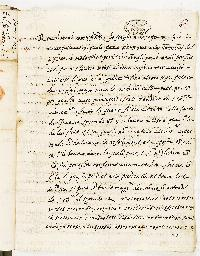
#> input picture vatican5/img/th_p1.jpg, 200 x 256 px
$ python crop_lines.py ../img/th_p1.jpg
#> lines starting #> are read from the running program, lines starting #| are printed output that depends on the picture
"""Cut a downloaded DECODE page image into line strips at 2x for glyph-level reading.

Usage:  python crop_lines.py IMG_R92_I692_P2.jpg [--lines 28] [--scale 2]
Writes  crops/<image>/line_NN.png plus a contact sheet crops/<image>/sheet.png.
Line boundaries come from horizontal ink-density valleys; pass --lines to force a count if the
automatic split is off. Needs Pillow and numpy (both already used elsewhere in the repo).
"""
import argparse
import os

import numpy as np
from PIL import Image, ImageOps

HERE = os.path.dirname(os.path.abspath(__file__))


def find_rows(gray, min_gap=6):
    ink = (255 - gray).astype(np.float64)
    prof = ink.mean(axis=1)
    thr = prof.mean() * 0.6
    on = prof > thr
    rows, start = [], None
    for y, v in enumerate(on):
        if v and start is None:
            start = y
        elif not v and start is not None:
            if y - start >= min_gap:
                rows.append((start, y))
            start = None
    if start is not None:
        rows.append((start, len(on)))
    # merge rows separated by tiny gaps (ascender/descender splits)
    merged = []
    for r in rows:
        if merged and r[0] - merged[-1][1] < min_gap:
            merged[-1] = (merged[-1][0], r[1])
        else:
            merged.append(r)
    return merged


def main():
    ap = argparse.ArgumentParser()
    ap.add_argument("image")
    ap.add_argument("--lines", type=int, default=0, help="force this many equal bands instead of auto-detect")
    ap.add_argument("--scale", type=float, default=2.0)
    ap.add_argument("--pad", type=int, default=8)
    a = ap.parse_args()

    im = Image.open(os.path.join(HERE, a.image) if not os.path.isabs(a.image) else a.image)
#> im is the input picture: PIL image 200x256 RGB; mean R, G, B 227.9, 220.3, 205
    im = ImageOps.exif_transpose(im).convert("L")
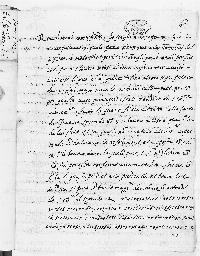
#> im: PIL image 200x256 L; min 1, max 254, mean 220.8
    g = np.asarray(im)
    h, w = g.shape
#> h = 256; w = 200
    if a.lines:
        step = h / a.lines
        rows = [(int(i * step), int((i + 1) * step)) for i in range(a.lines)]
    else:
        rows = find_rows(g)
#> in find_rows, `ink = (255 - gray).astype(np.float64)`:
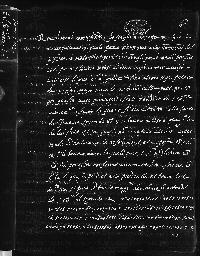
#> ink: shape (256, 200) float64; min 1, max 254, mean 34.2
#> in find_rows, `prof = ink.mean(axis=1)`: prof = 256 values, max 106.9 at index 48, min 9.66 at index 0, mean 34.18
#> in find_rows, `thr = prof.mean() * 0.6`: thr = 20.51
#> the loop in find_rows, `for y, v in enumerate(on):` made 256 passes
#> v on passes 1 to 12: False, False, False, False, False, False, False, False, True, True, True, False
#> after the loop in find_rows, `for y, v in enumerate(on):`: rows = [(19, 27), (28, 43), (44, 72), (74, 137), (138, 147), (148, 158), (160, 170), (171, 220), (221, 235)]; start = 250
#> the loop in find_rows, `for r in rows:` made 10 passes
#> after the loop in find_rows, `for r in rows:`: merged = [(19, 235), (250, 256)]
#> rows = [(19, 235), (250, 256)]
    out = os.path.join(HERE, "crops", os.path.splitext(os.path.basename(a.image))[0])
    os.makedirs(out, exist_ok=True)
    strips = []
    for i, (y0, y1) in enumerate(rows):
        y0, y1 = max(0, y0 - a.pad), min(h, y1 + a.pad)
        strip = im.crop((0, y0, w, y1))
        strip = strip.resize((int(w * a.scale), int((y1 - y0) * a.scale)), Image.LANCZOS)
        strip.save(os.path.join(out, "line_%02d.png" % (i + 1)))
        strips.append(strip)
#> this loop made 2 passes
#> (y0, y1) on passes 1 to 2: (11, 243), (242, 256)
#> pass 1, in main, `strip = im.crop((0, y0, w, y1))`:
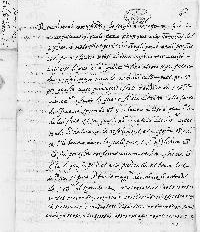
#> strip: PIL image 200x232 L; min 1, max 254, mean 219.4
#> pass 1, in main, `strip = strip.resize((int(w * a.scale), int((y1 - y0) * a.scale)), Ima..`:
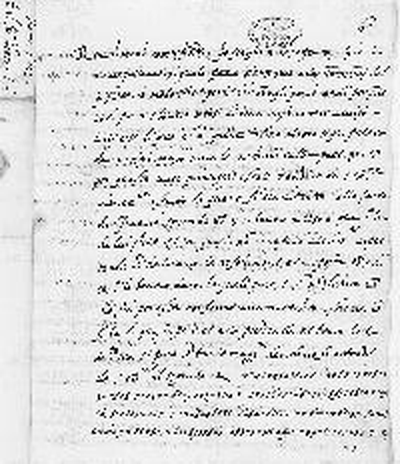
#> strip: PIL image 400x464 L; min 0, max 255, mean 218.7
#> pass 2, in main, `strip = strip.resize((int(w * a.scale), int((y1 - y0) * a.scale)), Ima..`:
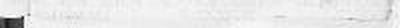
#> strip: PIL image 400x28 L; min 16, max 255, mean 231.6
#> after the loop, strips = 2 items
    if strips:
        sw = max(s.width for s in strips)
#> sw = 400
        sh = sum(s.height + 6 for s in strips)
#> sh = 504
        sheet = Image.new("L", (sw, sh), 255)
#> sheet: PIL image 400x504 L; every value is 255
        y = 0
        for s in strips:
            sheet.paste(s, (0, y))
            y += s.height + 6
#> this loop made 2 passes
#> y on passes 1 to 2: 470, 504
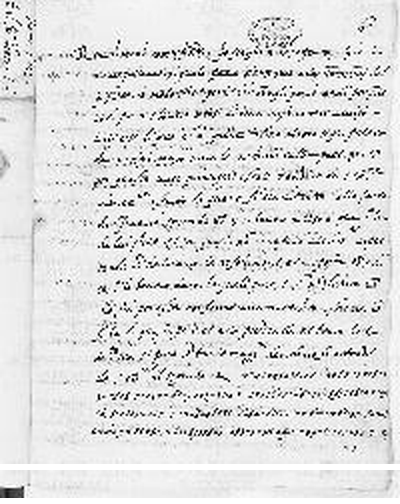
#> sheet: PIL image 400x504 L; min 0, max 255, mean 220.3
#> after the loop, y = 504
        sheet.save(os.path.join(out, "sheet.png"))
    print("%s: %d x %d, %d lines -> %s" % (a.image, w, h, len(rows), out))
#| ../img/th_p1.jpg: 200 x 256, 2 lines -> vatican5/decode/crops/th_p1


if __name__ == "__main__":
    main()

$ run again, on vatican5/img/th_strip.png
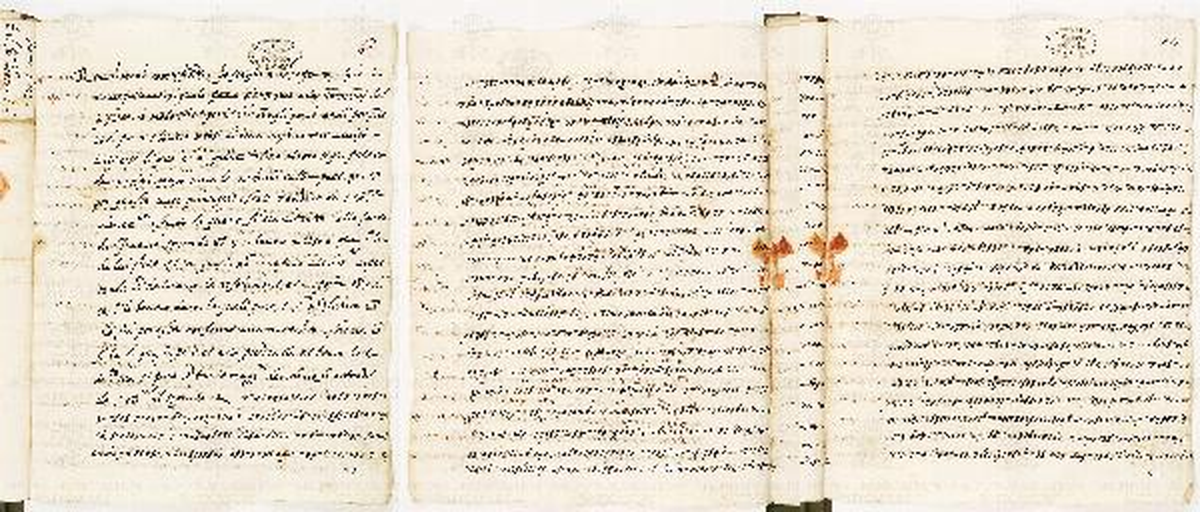
#> input picture vatican5/img/th_strip.png, 2400 x 1024 px (shown at 1/2 size)
#> in main, im is the input picture: PIL image 2400x1024 RGB; mean R, G, B 227.7, 219.9, 205.1
#> im: PIL image 2400x1024 L
#> in find_rows, `ink = (255 - gray).astype(np.float64)`:
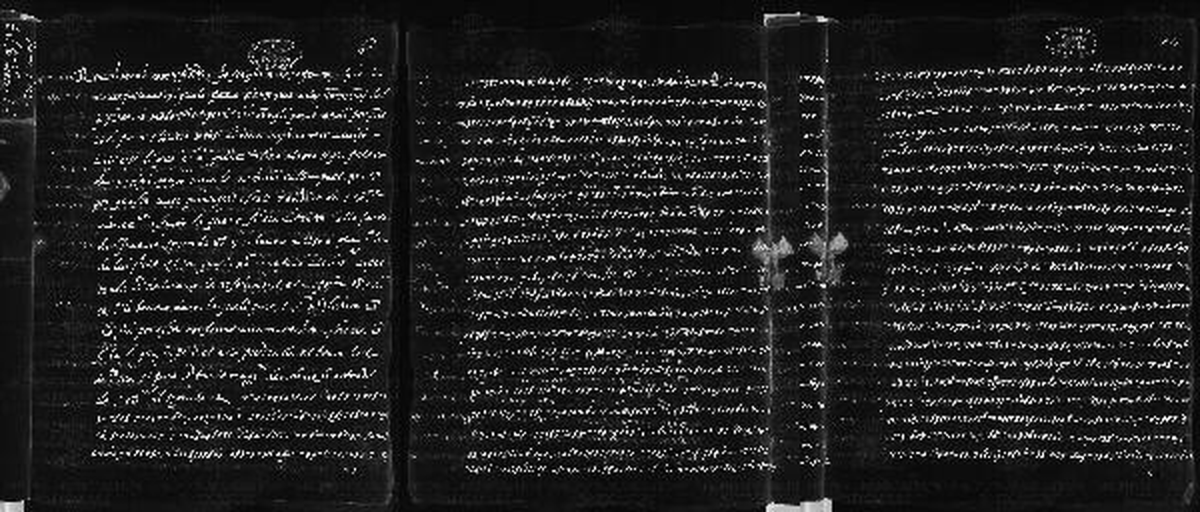
#> ink: shape (1024, 2400) float64 (shown at 1/2 size); min 0, max 255, mean 34.5
#> prof = 1024 values, max 71.73 at index 907, min 8.99 at index 2, mean 34.46
#> thr = 20.68
#> the loop in find_rows, `for y, v in enumerate(on):` made 1024 passes
#> v on passes 1 to 8: False, False, False, False, False, False, False, False
#> after the loop in find_rows, `for y, v in enumerate(on):`: rows = [(35, 43), (128, 636), (643, 945)]; start = 1001
#> the loop in find_rows, `for r in rows:` made 4 passes
#> after the loop in find_rows, `for r in rows:`: merged = [(35, 43), (128, 636), (643, 945), (1001, 1024)]
#> the loop in main, `for i, (y0, y1) in enumerate(rows):` made 4 passes
#> (y0, y1) on passes 1 to 4: (27, 51), (120, 644), (635, 953), (993, 1024)
#> after the loop in main, `for i, (y0, y1) in enumerate(rows):`: strips = 4 items
#> sw = 4800
#> sh = 1818
#> the loop in main, `for s in strips:` made 4 passes
#> y on passes 1 to 4: 54, 1108, 1750, 1818
#> after the loop in main, `for s in strips:`:
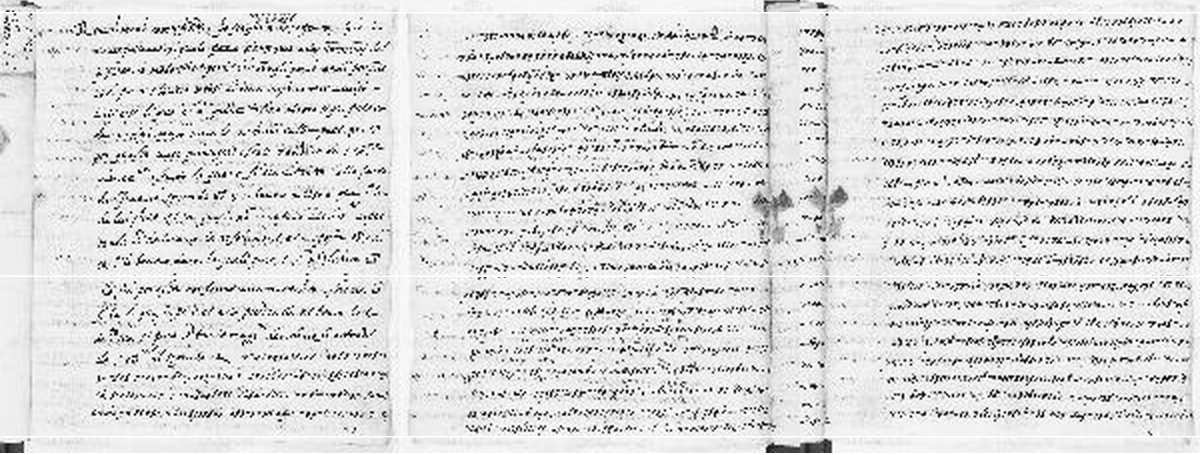
#> sheet: PIL image 4800x1818 L (shown at 1/4 size); min 0, max 255, mean 218.5
#| ../img/th_strip.png: 2400 x 1024, 4 lines -> vatican5/decode/crops/th_strip
